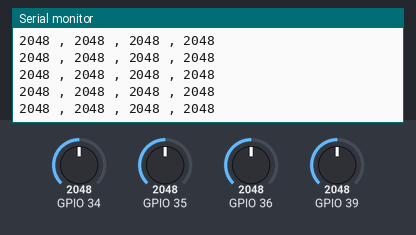
The sketch below on a simulated ESP32. Parts: the last lines printed to the serial monitor. Inputs (shaded band) come from the test bench; at power-on: GPIO 34 = 2048, GPIO 35 = 2048, GPIO 36 = 2048, GPIO 39 = 2048.

Above: at 1.2 s.
1.3 s: GPIO 34 set to 2866
At 1.31 s:
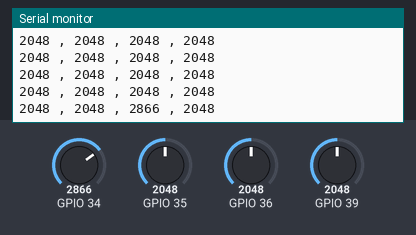
2.8 s: GPIO 35 set to 2866
At 2.82 s:
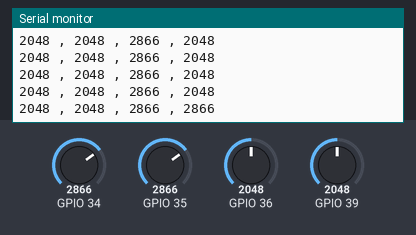
4.3 s: GPIO 36 set to 2866
At 4.33 s:
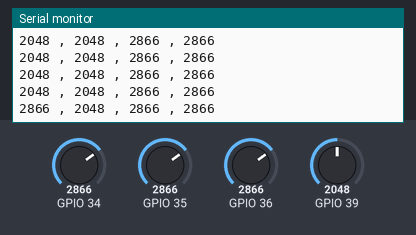
5.8 s: GPIO 39 set to 2866
At 5.84 s:
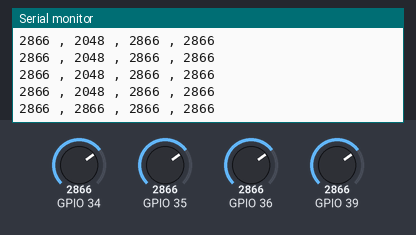
7.3 s: GPIO 34 set to 3972
At 7.35 s:
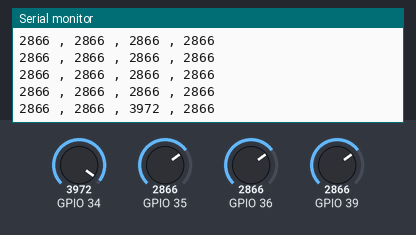
8.8 s: GPIO 35 set to 3972
At 8.86 s:
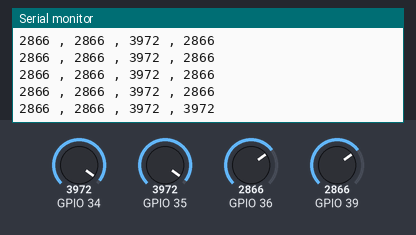
Timing chart, 0 to 11.3 s (numbered marks = the images above; inputs shaded):
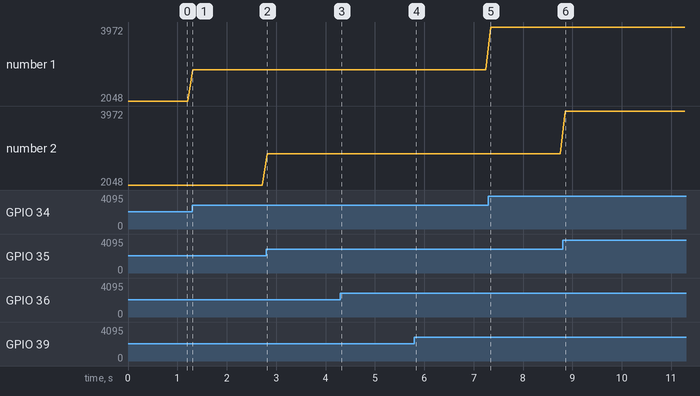

Measured:
- after the input at 1.3 s, the serial monitor: prints a new line at once (image 1)
- after the input at 2.8 s, the serial monitor: prints a new line at once (image 2)
- after the input at 4.3 s, the serial monitor: prints a new line at once (image 3)
- after the input at 5.8 s, the serial monitor: prints a new line at once (image 4)
- after the input at 7.3 s, the serial monitor: prints a new line after 0.05 s (image 5)
- after the input at 8.8 s, the serial monitor: prints a new line after 0.06 s (image 6)
- plotted number 1: 2048 → 2866 after the input at 1.3 s, 2866 → 3972 after the input at 7.3 s

The sketch:

IRsensor.ino
```cpp
void setup() {
  pinMode(36, INPUT);
  pinMode(39, INPUT);
  pinMode(34, INPUT);
  pinMode(35, INPUT);
  Serial.begin(115200);

}

void loop() {
  int i1 = analogRead(36);
  int i2 = analogRead(39);
  int i3 = analogRead(34);
  int i4 = analogRead(35);

  Serial.print(i1);
  Serial.print(" , ");
  Serial.print(i2);
  Serial.print(" , ");
  Serial.print(i3);
  Serial.print(" , ");
  Serial.println(i4);
  delay(100);
}
```
